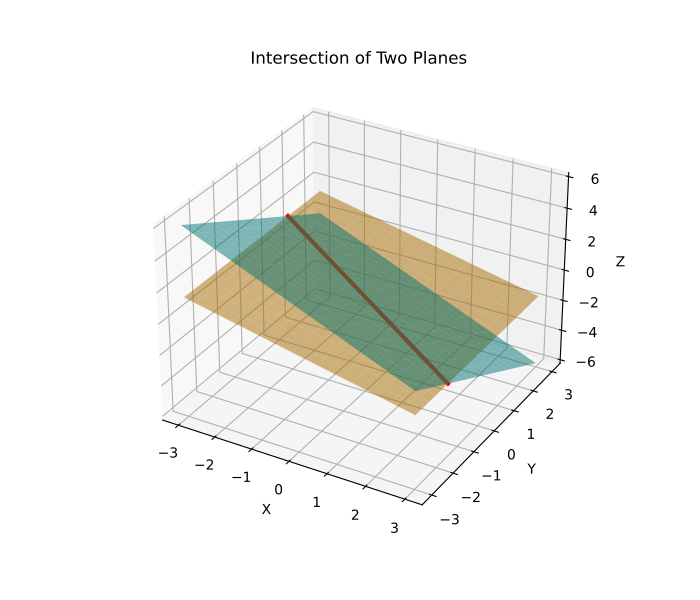

Generate this figure with Python:
import numpy as np
import matplotlib.pyplot as plt

fig = plt.figure(figsize=(7, 6))
ax = fig.add_subplot(111, projection='3d')

# Plane 1: x + y + z = 0 => z = -x - y
# Plane 2: x + 2z = 0     => x = -2z
x_range = np.linspace(-3, 3, 20)
y_range = np.linspace(-3, 3, 20)
X, Y = np.meshgrid(x_range, y_range)

Z1 = -X - Y
Z2 = -0.5 * X

ax.plot_surface(X, Y, Z1, alpha=0.5, color='cyan', label='x + y + z = 0')
ax.plot_surface(X, Y, Z2, alpha=0.5, color='orange', label='x + 2z = 0')

# Intersection Line: x = 2k, y = -k, z = -k
k = np.linspace(-1.5, 1.5, 100)
line_x = 2 * k
line_y = -k
line_z = -k

ax.plot(line_x, line_y, line_z, color='red', linewidth=3, label='Intersection Line')

ax.set_xlabel('X')
ax.set_ylabel('Y')
ax.set_zlabel('Z')
ax.set_title('Intersection of Two Planes')
plt.savefig('q12.pdf')
plt.close()
